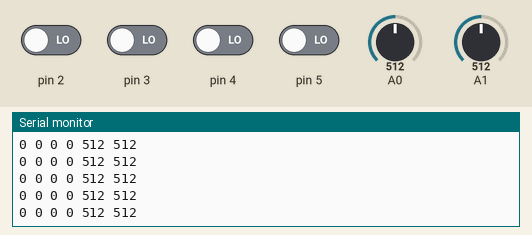
A sketch run on a simulated Arduino Uno, built with avr-gcc and run on an emulated ATmega328P. Parts: the last lines printed to the serial monitor. The inputs (shaded band) are chosen by the test bench; at power-on: pin 2–5 LOW, A0 = 512, A1 = 512.

Above: at 1.2 s.
1.3 s: A0 set to 107
At 2.3 s:
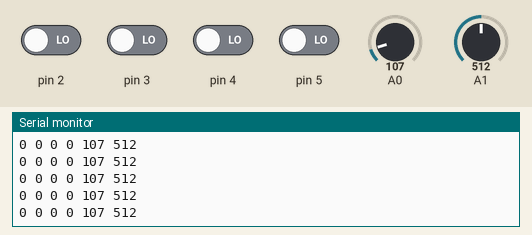
4.3 s: A0 set to 92
At 5.1 s:
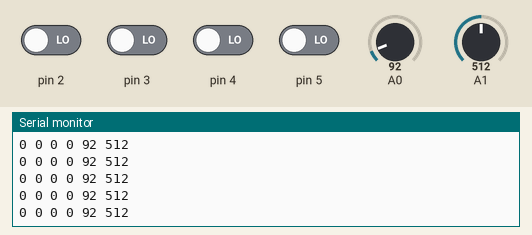
7.3 s: A1 set to 109
At 7.9 s:
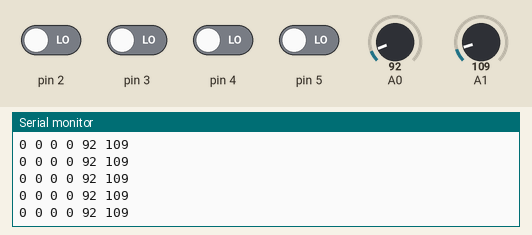
10.3 s: A1 set to 95
At 11.0 s:
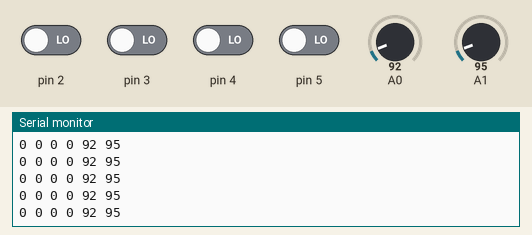
14.8 s: A0 set to 11
At 15.6 s:
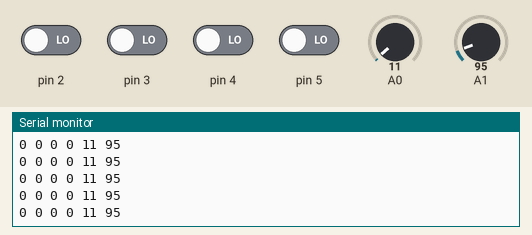
17.8 s: A0 set to 8
At 18.8 s:
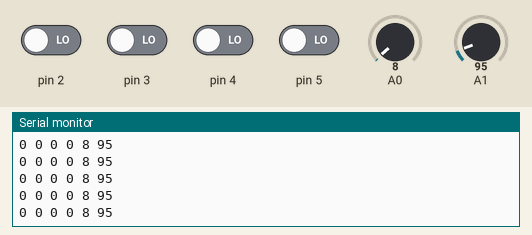
Timing chart, 0 to 20.3 s (numbered marks = the images above; inputs shaded):
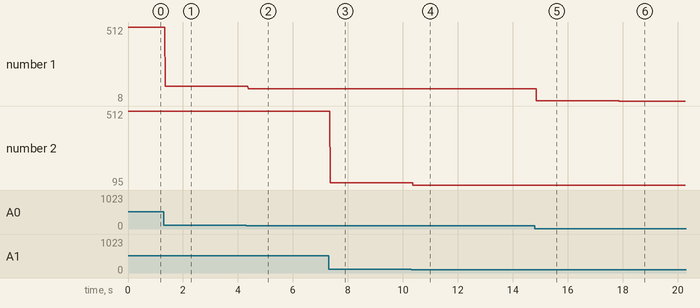

Measured:
- after the input at 1.3 s, the serial monitor: prints a new line after 0.06 s (image 1)
- after the input at 4.3 s, the serial monitor: prints a new line after 0.07 s (image 2)
- after the input at 7.3 s, the serial monitor: prints a new line after 0.06 s (image 3)
- after the input at 10.3 s, the serial monitor: prints a new line after 0.07 s (image 4)
- after the input at 14.8 s, the serial monitor: prints a new line after 0.06 s (image 5)
- after the input at 17.8 s, the serial monitor: prints a new line after 0.07 s (image 6)
- plotted number 1: 512 → 107 after the input at 1.3 s, 107 → 92 after the input at 4.3 s, 92 → 11 after the input at 14.8 s, 11 → 8 after the input at 17.8 s
- plotted number 2: 512 → 109 after the input at 7.3 s, 109 → 95 after the input at 10.3 s

The sketch:

rightNoBluetooth.ino
```cpp
// Sends data over serial port from left hand
void setup() {
  Serial.begin(9600);
  Serial.println("Setup Done");
}

void loop() {
  // button
  Serial.print(digitalRead(2));
  Serial.print(" ");
  Serial.print(digitalRead(3));
  Serial.print(" ");
  Serial.print(digitalRead(4));
  Serial.print(" ");
  Serial.print(digitalRead(5));
  Serial.print(" ");

  // flex sensor code
  Serial.print(analogRead(A0));
  Serial.print(" ");
  Serial.print(analogRead(A1));
  Serial.println(" ");
}
```
